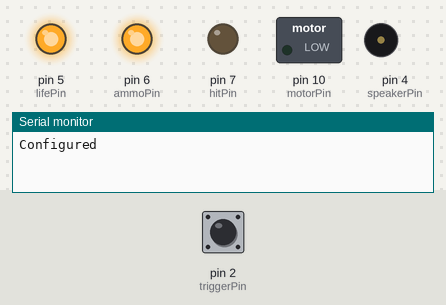
This sketch was run on a simulated Arduino Uno, built with avr-gcc and run on an emulated ATmega328P. Shown: switched loads named in the sketch (green lamp = pin HIGH), output pins drawn as LEDs (lit = HIGH), buzzer (waves = sounding), the last lines printed to the serial monitor. Dashed ring = blinking. The test bench sets the inputs (shaded band); at power-on: pin 2 (triggerPin) HIGH.

Above: at 1.9 s.
2.0 s: pin 2 (triggerPin) pulled LOW for 0.15 s
At 2.38 s:
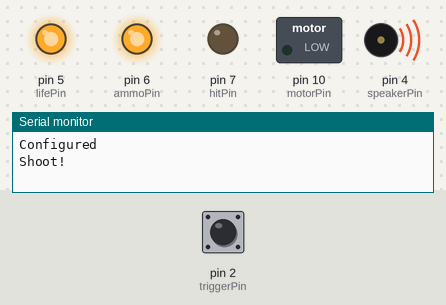
4.0 s: pin 2 (triggerPin) pulled LOW for 1 s
At 4.19 s:
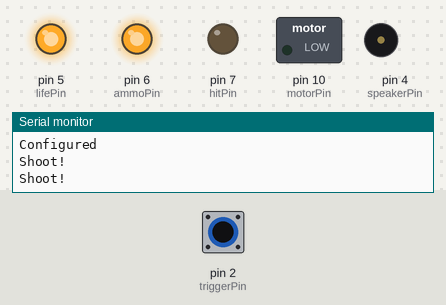
Timing chart, 0 to 7.0 s (numbered marks = the images above; inputs shaded):
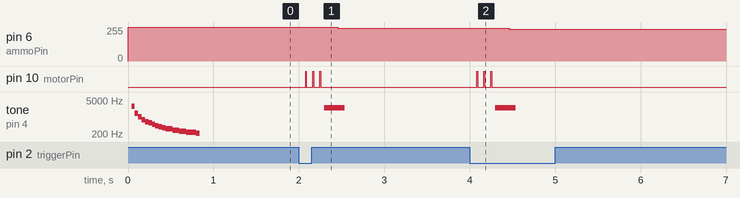

Measured:
- after the input at 2.0 s, pin 6 (ammoPin): 255/255 → 246/255 after 0.46 s; pin 10 (motorPin): alternates HIGH for 0.01 s and LOW for 0.07 s, 6 changes in all, then stays LOW, starting after 0.08 s; tone on pin 4 (speakerPin): silent → 2456 Hz after 0.30 s, → silent 0.24 s later
- after the input at 4.0 s, pin 6 (ammoPin): 246/255 → 238/255 after 0.46 s; pin 10 (motorPin): alternates HIGH for 0.01 s and LOW for 0.07 s, 6 changes in all, then stays LOW, starting after 0.08 s; tone on pin 4 (speakerPin): silent → 2456 Hz after 0.30 s, → silent 0.24 s later
- by itself, tone on pin 4 (speakerPin): plays 2783 Hz for 0.04 s, 1458 Hz for 0.04 s, 1019 Hz for 0.04 s, 781 Hz for 0.04 s, 651 Hz for 0.04 s, 569 Hz for 0.04 s … (15 notes in this stretch)

The sketch:

DuinoTag.ino
```cpp
#include <IRremote.h> // Required for IR system
#include <NewTone.h> // Required for compatibility with IRremote

// IRremote Setting
int RECV_PIN = 12; // IR receiver
IRrecv irrecv(RECV_PIN);
decode_results results;
IRsend irsend;

// Digital Input & Output
int triggerPin = 2; // Trigger for firing
int speakerPin = 4; // Peizo Sounder
int hitPin = 7; // LED output used to indicated when the player is hit
int ammoPin = 6; // LED output for indicating remaining ammo
int lifePin = 5; // LED output for indicating remaining life
int motorPin = 10; // Vibrating motor output for physical feedback

// Game Attributes
double currentAmmo = 0.0;
double currentLife = 0.0;
int triggerReading = 0;
int lastTriggerReading = 0;
int teamNumber = 0;

void setup() {
    Serial.begin(9600);
    irrecv.enableIRIn();
    pinMode(triggerPin, INPUT_PULLUP);
    pinMode(speakerPin, OUTPUT);
    pinMode(hitPin, OUTPUT);
    pinMode(ammoPin, OUTPUT);
    pinMode(lifePin, OUTPUT);
    pinMode(motorPin, OUTPUT);
    analogWrite(ammoPin,255);
    analogWrite(lifePin,255);

    configure();
}

// Regularly checks IR signal and trigger status
void loop() {
    receiveIR();
    delay(10);
    checkTriggerStatus();
}

// Change the values based on preference
void configure() {
    Serial.println("Configured");
    currentAmmo = 30;
    currentLife = 5;
    teamNumber = 1;
    for (int i = 1;i < 254;i++) {
        playTone((100+9*i), 2);
    }
}

// Receive IR signal and differenciate it
void receiveIR() {
    if (irrecv.decode(&results)) {
        switch(results.value) {
            case 2704: // Sony, 0
                irrecv.resume();
                if (teamNumber == 0) {
                  Serial.println("Same team");
                } else {
                  playerHit();
                }
                break;
            case 1524048797: // NEC, 1
                irrecv.resume();
                if (teamNumber == 1) {
                  Serial.println("Same team");
                } else {
                  playerHit();
                }
                break;
            default:
                Serial.println(results.value);
                irrecv.resume();
        }
    }
    delay(100);
}

// Update currentLife value and pins
void playerHit() {
    if (currentLife == 0) {
        Serial.println("Dead");
        for (int i = 254;i > 1;i--) {
            playTone((100+9*i), 2);
        }
    } else {
        currentLife--;
        Serial.println(currentLife);
        analogWrite(lifePin, (currentLife/30.0)*255);
        digitalWrite(motorPin, HIGH);
        for (int i = 0; i < 3; i++) {
          digitalWrite(hitPin, HIGH);
          delay(50);
          digitalWrite(hitPin, LOW);
          delay(200);
        }
        digitalWrite(motorPin, LOW);
    }
}

// Monitor trigger status and calls shooting method when approperiate
void checkTriggerStatus() {
    lastTriggerReading = triggerReading;
    triggerReading = digitalRead(triggerPin);
    if(triggerReading != lastTriggerReading && triggerReading == LOW) {
        if(currentAmmo * currentLife != 0) {
            shoot();
        }
    }
}

// Send signal that corresponds to teamNumber
void shoot() {
    Serial.println("Shoot!");
    for (int i = 0; i < 3; i++) {
      switch(teamNumber) {
        case 0: // Sony
            irsend.sendSony(0xa90, 12);
            delay(5);
            break;
        case 1: // NEC
            irsend.sendNEC(0xa90, 12);
            delay(5);
            break;
        default:
            delay(5);
       }
       digitalWrite(motorPin, HIGH);
       delay(10);
       digitalWrite(motorPin, LOW);
    }
    playTone(200,200);
    currentAmmo--;
    analogWrite(ammoPin, (currentAmmo/30.0)*255);
    irrecv.enableIRIn();
    delay(10);
}

// Standard sound generator for peizo
void playTone(int tone, int duration) {
    for (long i = 0; i < duration * 1000L; i += tone * 2) {
        digitalWrite(speakerPin, HIGH);
        delayMicroseconds(tone);
        digitalWrite(speakerPin, LOW);
        delayMicroseconds(tone);
    }
}
```
